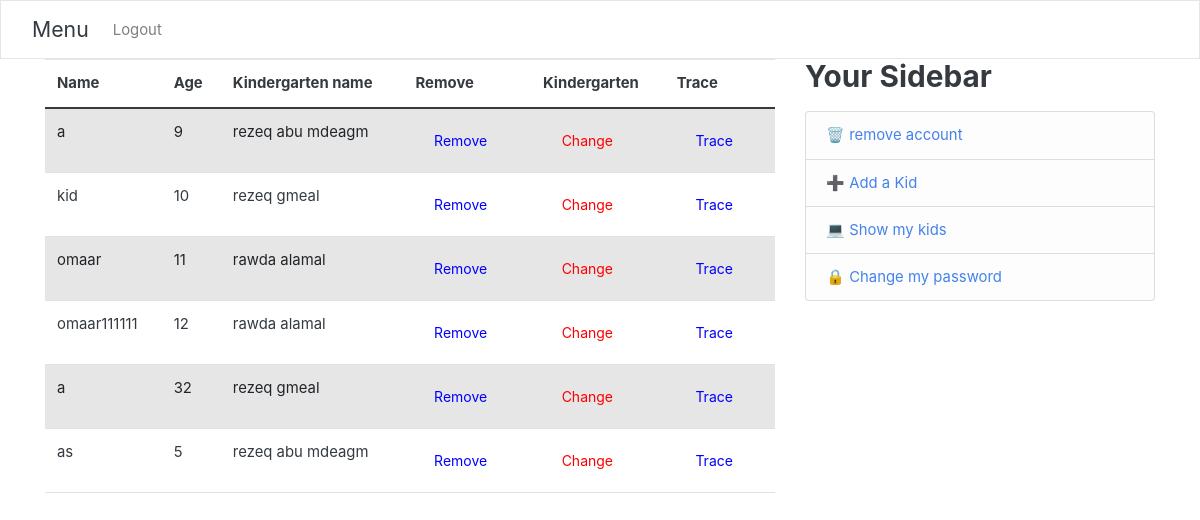
/show_kids/ (signed in), run on the app's committed database.
### users/models.py (models this page shows, shortened)
class Kid(User):
    age=models.IntegerField()
    myParent=models.ForeignKey(Parent,on_delete=models.CASCADE)
    garten=models.ForeignKey(Kindergarten, blank=True, null=True,on_delete=models.SET_NULL)
    class Meta:
        verbose_name_plural = "Kid"

class Kindergarten(models.Model):
    seatLimit=models.IntegerField()
    name=models.CharField(max_length=100,primary_key=True)
    myTeacher = models.OneToOneField(Teacher,  on_delete=models.CASCADE, primary_key=False)

### users/views.py (the view)
# urls.py: path('show_kids/',user_views.show_kids,name='show_kids'),
@login_required
def show_kids(req):
    parent=Parent.objects.filter(username=req.user.username).first()
    kids=parent.kid_set.all()
    context={
        'kids':kids,
        'parent':True,'teacher':False,'kid':False
    }
    return render(req,'users/showKids.html',context)

### users/myapp_tags.py (called while the page is built)
@register.simple_tag
def get_model1_object(user):
    parent=Parent.objects.filter(username=user.username).first()
    teacher=Teacher.objects.filter(username=user.username).first()
    kid=Kid.objects.filter(username=user.username).first()
    ans=[]
    if parent:
        ans.append(True)
    else:
        ans.append(False)
    HaveGarten = False
    if teacher:
        try:
            Garten=Kindergarten.objects.get(myTeacher=teacher)
        except:
            HaveGarten = False
        else:
            HaveGarten = Garten.name
        ans.append(True)
    else:
        ans.append(False)
    if kid:
        ans.append(True)
    else:
        ans.append(False)
    ans.append(HaveGarten)
    return ans

### users/templates/users/showKids.html
{% extends "users/base.html" %}
{% block content %}
<table class="table table-striped">
<thead>
    <tr>
        <th scope="col">Name </th>
        <th scope="col">Age </th>
        <th scope="col">Kindergarten name</th>
        <th scope="col">Remove</th>
        <th scope="col">Kindergarten</th>
        <th scope="col">Trace</th>
    </tr>
</thead>
<tbody>
{% for kid in kids %}
<tr>
    <td>{{kid.first_name}}</td>
    <td>{{kid.age}}</td>
    {% if kid.garten %}
        <td>{{kid.garten.name}}</td>
        {% else %}
        <td>Empty</td>
    {%endif%}
    <td><a href="{% url 'delete_kid' username=kid.username %}" style="color:blue" class="btn">Remove</a></td>
    {% if kid.garten %}
        <td><a class="btn" style="color:red" href="{% url 'Change_Kindergarten' username=kid.username %}">Change </a></td>
        <td><a href="{% url 'TraceKid' username=kid.username %}" style="color:blue" class="btn">Trace</a></td>
        {% else %}
        <td><a class="btn" style="color:blue" href="{% url 'Register_To_Kindergarten' username=kid.username %}">Register </a></td>
    {%endif%}
  </tr>
{%endfor%}
</tbody>
</table>
{%endblock%}

### users/templates/users/base.html (shortened to what this page needs)
{% load static %}
{% load get_model1_object from myapp_tags %}
<!DOCTYPE html>
<html lang="en">
<head>
    <link href="https://cdn.jsdelivr.net/npm/bootstrap@5.0.0-beta2/dist/css/bootstrap.min.css" rel="stylesheet">
    <link rel="stylesheet" href="{% static 'users\bootstrap.css' %}">
    </head>
<body>
    <nav class="navbar navbar-expand-lg navbar-light bg-light">
        <div class="container-fluid">
          <a class="navbar-brand" href="#">Menu</a>
          <div class="collapse navbar-collapse" id="navbarNav">
            <ul class="navbar-nav">
                {% if user.is_authenticated %}
                     {% get_model1_object user as ans %}
                <li class="nav-item">
                <a class="nav-item nav-link" href="{% url 'logout' %}">Logout</a>
              </li>
                {% endif %}
            </ul>
          </div>
        </div>
      </nav>
      <main role="main" class="container">
        <div class="row">
          <div class="col-md-8">
            {% block content %}{% endblock %}
          </div>
          {% if user.is_authenticated %}
          <div class="col-md-4">
            <div class="content-section">
              <h3>Your Sidebar</h3>
              <p class='text-muted'>
                <ul class="list-group">
                      {% if ans.0 %}
                      <li class="list-group-item list-group-item-light">     <a href="delete_parent">&#128465;&#65039; remove  account</a></li>
                      <li class="list-group-item list-group-item-light">    <a href="{% url 'kid_register'%}">&#10133; Add a Kid</a> </li>
                      <li class="list-group-item list-group-item-light">    <a href="{% url 'show_kids'%}">&#128187; Show my kids</a> </li>
                      <li class="list-group-item list-group-item-light">    <a href="{% url 'ChangePassword'%}">&#128274; Change my password</a> </li>
                      {%endif%}
                </ul>
              </p>
            </div>
          </div>
          {%endif%}
        </div>
      </main>
</body>
</html>

### data on the page
Kid: first_name "a", age "9", garten.name "rezeq abu mdeagm", shows "Change"
Kid: first_name "kid", age "10", garten.name "rezeq gmeal", shows "Change"
Kid: first_name "omaar", age "11", garten.name "rawda alamal", shows "Change"
Kid: first_name "omaar111111", age "12", garten.name "rawda alamal", shows "Change"
Kid: first_name "a", age "32", garten.name "rezeq gmeal", shows "Change"
Kid: first_name "as", age "5", garten.name "rezeq abu mdeagm", shows "Change"
